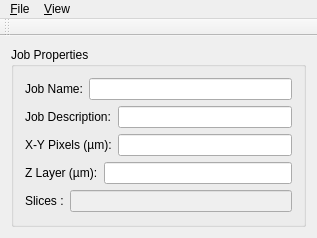
<?xml version="1.0" encoding="UTF-8"?>
<ui version="4.0">
 <comment>
 b9slice.ui
 
 Copyright 2014 Daniel Olsen
 Copyright 2011-2012 B9Creations, LLC
 
 This file is part of qPAM
 
   qPAM is free software: you can redistribute it and/or modify
   it under the terms of the GNU General Public License as published by
   the Free Software Foundation, either version 3 of the License, or
   (at your option) any later version.
 
   qPAM is distributed in the hope that it will be useful,
   but WITHOUT ANY WARRANTY; without even the implied warranty of
   MERCHANTABILITY or FITNESS FOR A PARTICULAR PURPOSE.  See the
   GNU General Public License for more details.
 
   You should have received a copy of the GNU General Public License
   along with qPAM.  If not, see http://www.gnu.org/licenses.
 </comment>
 <class>B9EditClass</class>
 <widget class="QMainWindow" name="B9EditClass">
  <property name="enabled">
   <bool>true</bool>
  </property>
  <property name="geometry">
   <rect>
    <x>0</x>
    <y>0</y>
    <width>317</width>
    <height>238</height>
   </rect>
  </property>
  <property name="sizePolicy">
   <sizepolicy hsizetype="Fixed" vsizetype="Fixed">
    <horstretch>0</horstretch>
    <verstretch>0</verstretch>
   </sizepolicy>
  </property>
  <property name="minimumSize">
   <size>
    <width>0</width>
    <height>238</height>
   </size>
  </property>
  <property name="maximumSize">
   <size>
    <width>1000</width>
    <height>238</height>
   </size>
  </property>
  <property name="windowTitle">
   <string>B9Creator - Edit</string>
  </property>
  <property name="windowIcon">
   <iconset>
    <normaloff>:/B9Edit/icons/editoriconbright.png</normaloff>:/B9Edit/icons/editoriconbright.png</iconset>
  </property>
  <property name="styleSheet">
   <string notr="true"/>
  </property>
  <property name="documentMode">
   <bool>false</bool>
  </property>
  <property name="tabShape">
   <enum>QTabWidget::Rounded</enum>
  </property>
  <property name="unifiedTitleAndToolBarOnMac">
   <bool>false</bool>
  </property>
  <widget class="QWidget" name="centralWidget">
   <layout class="QVBoxLayout" name="verticalLayout">
    <property name="sizeConstraint">
     <enum>QLayout::SetDefaultConstraint</enum>
    </property>
    <item>
     <widget class="QGroupBox" name="groupBox">
      <property name="sizePolicy">
       <sizepolicy hsizetype="Minimum" vsizetype="Minimum">
        <horstretch>0</horstretch>
        <verstretch>0</verstretch>
       </sizepolicy>
      </property>
      <property name="maximumSize">
       <size>
        <width>16777215</width>
        <height>10000</height>
       </size>
      </property>
      <property name="title">
       <string>Job Properties</string>
      </property>
      <layout class="QGridLayout" name="gridLayout">
       <item row="0" column="0" colspan="2">
        <widget class="QLabel" name="label_2">
         <property name="text">
          <string>Job Name:</string>
         </property>
         <property name="textFormat">
          <enum>Qt::AutoText</enum>
         </property>
        </widget>
       </item>
       <item row="0" column="2" colspan="3">
        <widget class="QLineEdit" name="lineEdit_4"/>
       </item>
       <item row="1" column="0" colspan="4">
        <widget class="QLabel" name="label_3">
         <property name="text">
          <string>Job Description:</string>
         </property>
        </widget>
       </item>
       <item row="1" column="4">
        <widget class="QLineEdit" name="lineEdit_5"/>
       </item>
       <item row="2" column="0" colspan="4">
        <widget class="QLabel" name="label_4">
         <property name="text">
          <string>X-Y Pixels (µm):</string>
         </property>
        </widget>
       </item>
       <item row="2" column="4">
        <widget class="QLineEdit" name="lineEdit_6"/>
       </item>
       <item row="3" column="0" colspan="3">
        <widget class="QLabel" name="label_5">
         <property name="text">
          <string>Z Layer (µm):</string>
         </property>
        </widget>
       </item>
       <item row="3" column="3" colspan="2">
        <widget class="QLineEdit" name="lineEdit_7"/>
       </item>
       <item row="4" column="0">
        <widget class="QLabel" name="label_6">
         <property name="text">
          <string>Slices :</string>
         </property>
        </widget>
       </item>
       <item row="4" column="1" colspan="4">
        <widget class="QLineEdit" name="lineEdit_8">
         <property name="enabled">
          <bool>false</bool>
         </property>
         <property name="readOnly">
          <bool>true</bool>
         </property>
        </widget>
       </item>
      </layout>
     </widget>
    </item>
   </layout>
  </widget>
  <widget class="QMenuBar" name="menuBar">
   <property name="geometry">
    <rect>
     <x>0</x>
     <y>0</y>
     <width>317</width>
     <height>25</height>
    </rect>
   </property>
   <widget class="QMenu" name="menuFile">
    <property name="title">
     <string>&amp;File</string>
    </property>
    <addaction name="actionNew_Job"/>
    <addaction name="actionOpen_Exsisting_Job_File"/>
    <addaction name="actionSave_To_Job"/>
    <addaction name="actionSaveAs"/>
    <addaction name="separator"/>
    <addaction name="actionOpen_Image_Folder"/>
    <addaction name="actionExport_Slices"/>
   </widget>
   <widget class="QMenu" name="menuView">
    <property name="title">
     <string>&amp;View</string>
    </property>
    <addaction name="actionShow_Slice_Window"/>
   </widget>
   <addaction name="menuFile"/>
   <addaction name="menuView"/>
  </widget>
  <widget class="QToolBar" name="mainToolBar">
   <property name="iconSize">
    <size>
     <width>16</width>
     <height>16</height>
    </size>
   </property>
   <attribute name="toolBarArea">
    <enum>TopToolBarArea</enum>
   </attribute>
   <attribute name="toolBarBreak">
    <bool>false</bool>
   </attribute>
  </widget>
  <action name="actionOpen_Image_Folder">
   <property name="icon">
    <iconset resource="Edit.qrc">
     <normaloff>:/B9Edit/icons/importslices.png</normaloff>:/B9Edit/icons/importslices.png</iconset>
   </property>
   <property name="text">
    <string>&amp;Import Images...</string>
   </property>
   <property name="toolTip">
    <string>Import Slices from a series of images</string>
   </property>
  </action>
  <action name="actionOpen_Exsisting_Job_File">
   <property name="icon">
    <iconset resource="Edit.qrc">
     <normaloff>:/B9Edit/icons/open.png</normaloff>:/B9Edit/icons/open.png</iconset>
   </property>
   <property name="text">
    <string>&amp;Open...</string>
   </property>
   <property name="toolTip">
    <string>Opens an exsisting Job</string>
   </property>
   <property name="shortcut">
    <string>Ctrl+O</string>
   </property>
  </action>
  <action name="actionSave_To_Job">
   <property name="icon">
    <iconset resource="Edit.qrc">
     <normaloff>:/B9Edit/icons/save.png</normaloff>:/B9Edit/icons/save.png</iconset>
   </property>
   <property name="text">
    <string>&amp;Save</string>
   </property>
   <property name="toolTip">
    <string>Saves the current Job</string>
   </property>
   <property name="shortcut">
    <string>Ctrl+S</string>
   </property>
  </action>
  <action name="actionFill">
   <property name="text">
    <string>Flood Fill</string>
   </property>
  </action>
  <action name="actionFlood_Void">
   <property name="text">
    <string>Flood Void</string>
   </property>
  </action>
  <action name="actionShow_Unsupported_Pixels">
   <property name="text">
    <string>Show Unsupported Pixels</string>
   </property>
  </action>
  <action name="actionShow_Slice_Window">
   <property name="icon">
    <iconset resource="Edit.qrc">
     <normaloff>:/B9Edit/icons/edit.png</normaloff>:/B9Edit/icons/edit.png</iconset>
   </property>
   <property name="text">
    <string>&amp;Slice Manager...</string>
   </property>
  </action>
  <action name="actionNew_Job">
   <property name="icon">
    <iconset resource="Edit.qrc">
     <normaloff>:/B9Edit/icons/new.png</normaloff>:/B9Edit/icons/new.png</iconset>
   </property>
   <property name="text">
    <string>&amp;New </string>
   </property>
   <property name="iconText">
    <string>New</string>
   </property>
   <property name="toolTip">
    <string>Creates A New Job</string>
   </property>
   <property name="shortcut">
    <string>Ctrl+N</string>
   </property>
  </action>
  <action name="actionSaveAs">
   <property name="text">
    <string>Save &amp;As...</string>
   </property>
   <property name="toolTip">
    <string>Saves the current Job to a new file</string>
   </property>
  </action>
  <action name="actionExport_Slices">
   <property name="text">
    <string>&amp;Export Images...</string>
   </property>
  </action>
  <action name="actionAbout_B9Edit">
   <property name="text">
    <string>About B9Edit...</string>
   </property>
  </action>
 </widget>
 <layoutdefault spacing="6" margin="11"/>
 <resources>
  <include location="Edit.qrc"/>
 </resources>
 <connections>
  <connection>
   <sender>B9EditClass</sender>
   <signal>setName(QString)</signal>
   <receiver>lineEdit_4</receiver>
   <slot>setText(QString)</slot>
   <hints>
    <hint type="sourcelabel">
     <x>357</x>
     <y>271</y>
    </hint>
    <hint type="destinationlabel">
     <x>406</x>
     <y>85</y>
    </hint>
   </hints>
  </connection>
  <connection>
   <sender>B9EditClass</sender>
   <signal>setDescription(QString)</signal>
   <receiver>lineEdit_5</receiver>
   <slot>setText(QString)</slot>
   <hints>
    <hint type="sourcelabel">
     <x>387</x>
     <y>271</y>
    </hint>
    <hint type="destinationlabel">
     <x>460</x>
     <y>113</y>
    </hint>
   </hints>
  </connection>
  <connection>
   <sender>B9EditClass</sender>
   <signal>setXYPixel(QString)</signal>
   <receiver>lineEdit_6</receiver>
   <slot>setText(QString)</slot>
   <hints>
    <hint type="sourcelabel">
     <x>386</x>
     <y>271</y>
    </hint>
    <hint type="destinationlabel">
     <x>202</x>
     <y>141</y>
    </hint>
   </hints>
  </connection>
  <connection>
   <sender>B9EditClass</sender>
   <signal>setZLayer(QString)</signal>
   <receiver>lineEdit_7</receiver>
   <slot>setText(QString)</slot>
   <hints>
    <hint type="sourcelabel">
     <x>439</x>
     <y>271</y>
    </hint>
    <hint type="destinationlabel">
     <x>196</x>
     <y>169</y>
    </hint>
   </hints>
  </connection>
  <connection>
   <sender>lineEdit_4</sender>
   <signal>textEdited(QString)</signal>
   <receiver>B9EditClass</receiver>
   <slot>updateName(QString)</slot>
   <hints>
    <hint type="sourcelabel">
     <x>220</x>
     <y>85</y>
    </hint>
    <hint type="destinationlabel">
     <x>175</x>
     <y>271</y>
    </hint>
   </hints>
  </connection>
  <connection>
   <sender>lineEdit_5</sender>
   <signal>textEdited(QString)</signal>
   <receiver>B9EditClass</receiver>
   <slot>updateDescription(QString)</slot>
   <hints>
    <hint type="sourcelabel">
     <x>284</x>
     <y>113</y>
    </hint>
    <hint type="destinationlabel">
     <x>210</x>
     <y>271</y>
    </hint>
   </hints>
  </connection>
  <connection>
   <sender>lineEdit_6</sender>
   <signal>textEdited(QString)</signal>
   <receiver>B9EditClass</receiver>
   <slot>updateXY(QString)</slot>
   <hints>
    <hint type="sourcelabel">
     <x>202</x>
     <y>141</y>
    </hint>
    <hint type="destinationlabel">
     <x>255</x>
     <y>271</y>
    </hint>
   </hints>
  </connection>
  <connection>
   <sender>lineEdit_7</sender>
   <signal>textEdited(QString)</signal>
   <receiver>B9EditClass</receiver>
   <slot>updateZ(QString)</slot>
   <hints>
    <hint type="sourcelabel">
     <x>196</x>
     <y>169</y>
    </hint>
    <hint type="destinationlabel">
     <x>304</x>
     <y>271</y>
    </hint>
   </hints>
  </connection>
  <connection>
   <sender>actionShow_Slice_Window</sender>
   <signal>triggered()</signal>
   <receiver>B9EditClass</receiver>
   <slot>ShowSliceWindow()</slot>
   <hints>
    <hint type="sourcelabel">
     <x>-1</x>
     <y>-1</y>
    </hint>
    <hint type="destinationlabel">
     <x>435</x>
     <y>271</y>
    </hint>
   </hints>
  </connection>
  <connection>
   <sender>actionNew_Job</sender>
   <signal>triggered()</signal>
   <receiver>B9EditClass</receiver>
   <slot>newJob()</slot>
   <hints>
    <hint type="sourcelabel">
     <x>-1</x>
     <y>-1</y>
    </hint>
    <hint type="destinationlabel">
     <x>435</x>
     <y>271</y>
    </hint>
   </hints>
  </connection>
  <connection>
   <sender>actionOpen_Exsisting_Job_File</sender>
   <signal>triggered()</signal>
   <receiver>B9EditClass</receiver>
   <slot>openJob()</slot>
   <hints>
    <hint type="sourcelabel">
     <x>-1</x>
     <y>-1</y>
    </hint>
    <hint type="destinationlabel">
     <x>435</x>
     <y>271</y>
    </hint>
   </hints>
  </connection>
  <connection>
   <sender>actionSave_To_Job</sender>
   <signal>triggered()</signal>
   <receiver>B9EditClass</receiver>
   <slot>saveJob()</slot>
   <hints>
    <hint type="sourcelabel">
     <x>-1</x>
     <y>-1</y>
    </hint>
    <hint type="destinationlabel">
     <x>435</x>
     <y>271</y>
    </hint>
   </hints>
  </connection>
  <connection>
   <sender>actionSaveAs</sender>
   <signal>triggered()</signal>
   <receiver>B9EditClass</receiver>
   <slot>saveJobAs()</slot>
   <hints>
    <hint type="sourcelabel">
     <x>-1</x>
     <y>-1</y>
    </hint>
    <hint type="destinationlabel">
     <x>435</x>
     <y>271</y>
    </hint>
   </hints>
  </connection>
  <connection>
   <sender>actionOpen_Image_Folder</sender>
   <signal>triggered()</signal>
   <receiver>B9EditClass</receiver>
   <slot>importSlices()</slot>
   <hints>
    <hint type="sourcelabel">
     <x>-1</x>
     <y>-1</y>
    </hint>
    <hint type="destinationlabel">
     <x>435</x>
     <y>271</y>
    </hint>
   </hints>
  </connection>
  <connection>
   <sender>B9EditClass</sender>
   <signal>setSliceIndicator(QString)</signal>
   <receiver>lineEdit_8</receiver>
   <slot>setText(QString)</slot>
   <hints>
    <hint type="sourcelabel">
     <x>97</x>
     <y>271</y>
    </hint>
    <hint type="destinationlabel">
     <x>290</x>
     <y>217</y>
    </hint>
   </hints>
  </connection>
  <connection>
   <sender>actionExport_Slices</sender>
   <signal>triggered()</signal>
   <receiver>B9EditClass</receiver>
   <slot>ExportToFolder()</slot>
   <hints>
    <hint type="sourcelabel">
     <x>-1</x>
     <y>-1</y>
    </hint>
    <hint type="destinationlabel">
     <x>208</x>
     <y>135</y>
    </hint>
   </hints>
  </connection>
  <connection>
   <sender>actionAbout_B9Edit</sender>
   <signal>triggered()</signal>
   <receiver>B9EditClass</receiver>
   <slot>ShowAboutBox()</slot>
   <hints>
    <hint type="sourcelabel">
     <x>-1</x>
     <y>-1</y>
    </hint>
    <hint type="destinationlabel">
     <x>249</x>
     <y>129</y>
    </hint>
   </hints>
  </connection>
 </connections>
 <slots>
  <signal>selectedDirChanged(QSting)</signal>
  <signal>setVersion(QString)</signal>
  <signal>setName(QString)</signal>
  <signal>setDescription(QString)</signal>
  <signal>setXYPixel(QString)</signal>
  <signal>setZLayer(QString)</signal>
  <signal>setSliceIndicator(QString)</signal>
  <slot>updateName(QString)</slot>
  <slot>updateDescription(QString)</slot>
  <slot>updateXY(QString)</slot>
  <slot>updateZ(QString)</slot>
  <slot>SetViewedSlice(int)</slot>
  <slot>ShowSliceWindow()</slot>
  <slot>SetUpperSliceBound(QString)</slot>
  <slot>SetLowerSliceBound(QString)</slot>
  <slot>saveJob()</slot>
  <slot>newJob()</slot>
  <slot>openJob()</slot>
  <slot>saveJobAs()</slot>
  <slot>importSlicesFromFirstFile()</slot>
  <slot>ExportToFolder()</slot>
  <slot>importSlices()</slot>
  <slot>ShowAboutBox()</slot>
 </slots>
</ui>
